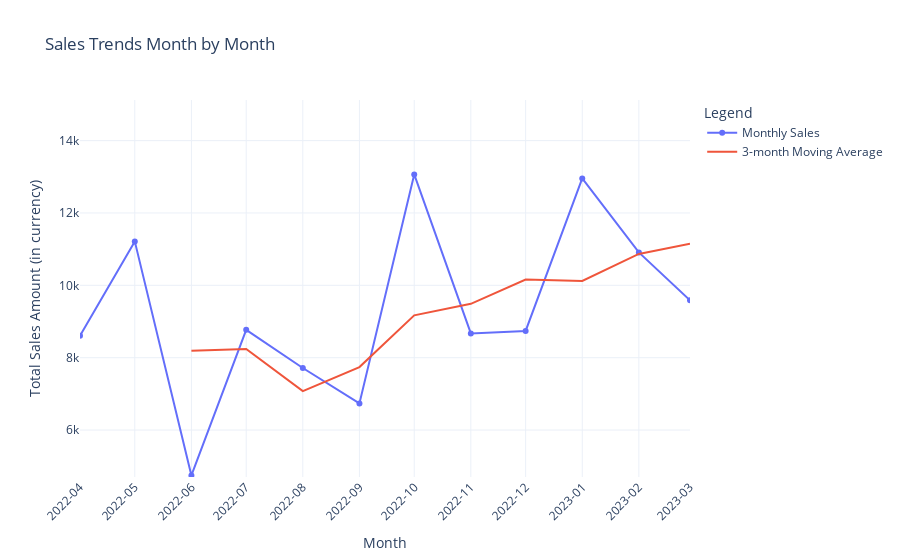

Source (notebook cell):
### Code cell
import pandas as pd
import plotly.express as px
import plotly.graph_objects as go
from plotly.subplots import make_subplots

# Load the dataset (make sure to update the path to your CSV file)
file_path = 'Balaji Fast Food Sales.csv'
sales_over_time = pd.read_csv(file_path)

# Ensure sales_over_time['date'] is in datetime format
sales_over_time['date'] = pd.to_datetime(sales_over_time['date'], errors='coerce')

# Convert date to month and year as string
sales_over_time['year_month'] = sales_over_time['date'].dt.to_period('M').astype(str)

# Group data by month
monthly_sales = sales_over_time.groupby('year_month').agg({
    'transaction_amount': 'sum'
}).reset_index()

# Convert 'year_month' back to datetime for plotting
monthly_sales['year_month'] = pd.to_datetime(monthly_sales['year_month'], format='%Y-%m')

# Create a new smoothed trend line using a rolling window for quarters (3 months)
monthly_sales['3month_moving_average'] = monthly_sales['transaction_amount'].rolling(window=3).mean()

# Calculate IQR for transaction amounts
Q1 = monthly_sales['transaction_amount'].quantile(0.25)
Q3 = monthly_sales['transaction_amount'].quantile(0.75)
IQR = Q3 - Q1

# Determine y-axis range based on IQR
y_min = Q1 - 1.5 * IQR
y_max = Q3 + 1.5 * IQR

# Create a figure
fig = make_subplots(specs=[[{"secondary_y": False}]])

# Add monthly sales trace
fig.add_trace(
    go.Scatter(x=monthly_sales['year_month'], y=monthly_sales['transaction_amount'], mode='lines+markers', name='Monthly Sales'),
    secondary_y=False,
)

# Add 3-month Moving Average trace
fig.add_trace(
    go.Scatter(x=monthly_sales['year_month'], y=monthly_sales['3month_moving_average'], mode='lines', name='3-month Moving Average'),
    secondary_y=False,
)

# Adding the highest sales annotation
max_month = monthly_sales.loc[monthly_sales['transaction_amount'].idxmax()]['year_month']
max_amount = monthly_sales['transaction_amount'].max()
fig.add_annotation(
    x=max_month,
    y=max_amount,
    text=f"Highest Sales: {max_amount}",
    showarrow=True,
    arrowhead=2,
    ax=20,
    ay=-40
)

# Update layout
fig.update_layout(
    title_text='Sales Trends Month by Month',
    xaxis_title='Month',
    yaxis_title='Total Sales Amount (in currency)',
    legend_title='Legend',
    template='plotly_white',
    xaxis=dict(
        tickmode='array',
        tickvals=monthly_sales['year_month'],
        ticktext=monthly_sales['year_month'].dt.strftime('%Y-%m'),
        dtick="M1",
        tickformat="%Y-%m",
        tickangle=-45,  # Rotate tick labels for better readability
        range=[monthly_sales['year_month'].min(), monthly_sales['year_month'].max()]  # Set range to zoom in
    ),
    yaxis=dict(
        range=[y_min, y_max]  # Set y-axis range based on the IQR
    )
)

# Show the plot
fig.show()

### Figure 1 — Plotly figure (JSON) as saved in the notebook; plotly's stock layout.template omitted (floating-point values rounded to 4 significant figures)
{"data": [{"mode": "lines+markers", "name": "Monthly Sales", "type": "scatter", "x": ["2022-04-01T00:00:00", "2022-05-01T00:00:00", "2022-06-01T00:00:00", "2022-07-01T00:00:00", "2022-08-01T00:00:00", "2022-09-01T00:00:00", "2022-10-01T00:00:00", "2022-11-01T00:00:00", "2022-12-01T00:00:00", "2023-01-01T00:00:00", "2023-02-01T00:00:00", "2023-03-01T00:00:00", null], "xaxis": "x", "y": [8610, 11215, 4745, 8770, 7715, 6735, 13065, 8670, 8740, 12955, 10910, 9585, 163515], "yaxis": "y"}, {"mode": "lines", "name": "3-month Moving Average", "type": "scatter", "x": ["2022-04-01T00:00:00", "2022-05-01T00:00:00", "2022-06-01T00:00:00", "2022-07-01T00:00:00", "2022-08-01T00:00:00", "2022-09-01T00:00:00", "2022-10-01T00:00:00", "2022-11-01T00:00:00", "2022-12-01T00:00:00", "2023-01-01T00:00:00", "2023-02-01T00:00:00", "2023-03-01T00:00:00", null], "xaxis": "x", "y": [null, null, 8190, 8243.0, 7077.0, 7740, 9172.0, 9490, 10160.0, 10120.0, 10870.0, 11150, 61340.0], "yaxis": "y"}], "layout": {"annotations": [{"arrowhead": 2, "ax": 20, "ay": -40, "showarrow": true, "text": "Highest Sales: 163515", "x": null, "y": 163515}], "legend": {"title": {"text": "Legend"}}, "title": {"text": "Sales Trends Month by Month"}, "xaxis": {"anchor": "y", "domain": [0, 1], "dtick": "M1", "range": ["2022-04-01T00:00:00", "2023-03-01T00:00:00"], "tickangle": -45, "tickformat": "%Y-%m", "tickmode": "array", "ticktext": ["2022-04", "2022-05", "2022-06", "2022-07", "2022-08", "2022-09", "2022-10", "2022-11", "2022-12", "2023-01", "2023-02", "2023-03", null], "tickvals": ["2022-04-01T00:00:00", "2022-05-01T00:00:00", "2022-06-01T00:00:00", "2022-07-01T00:00:00", "2022-08-01T00:00:00", "2022-09-01T00:00:00", "2022-10-01T00:00:00", "2022-11-01T00:00:00", "2022-12-01T00:00:00", "2023-01-01T00:00:00", "2023-02-01T00:00:00", "2023-03-01T00:00:00", null], "title": {"text": "Month"}}, "yaxis": {"anchor": "x", "domain": [0, 1], "range": [4702.0, 15120.0], "title": {"text": "Total Sales Amount (in currency)"}}}}
